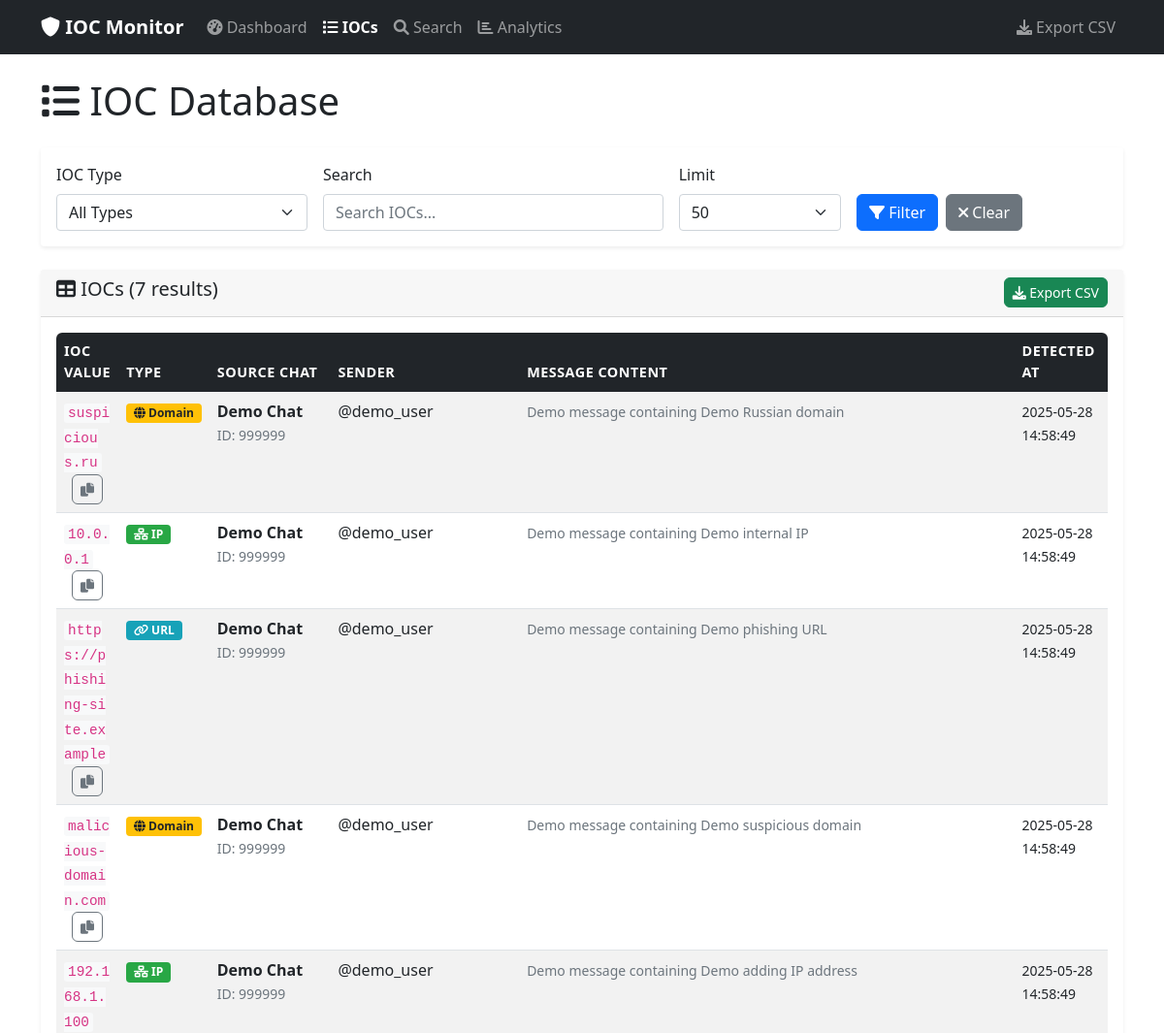
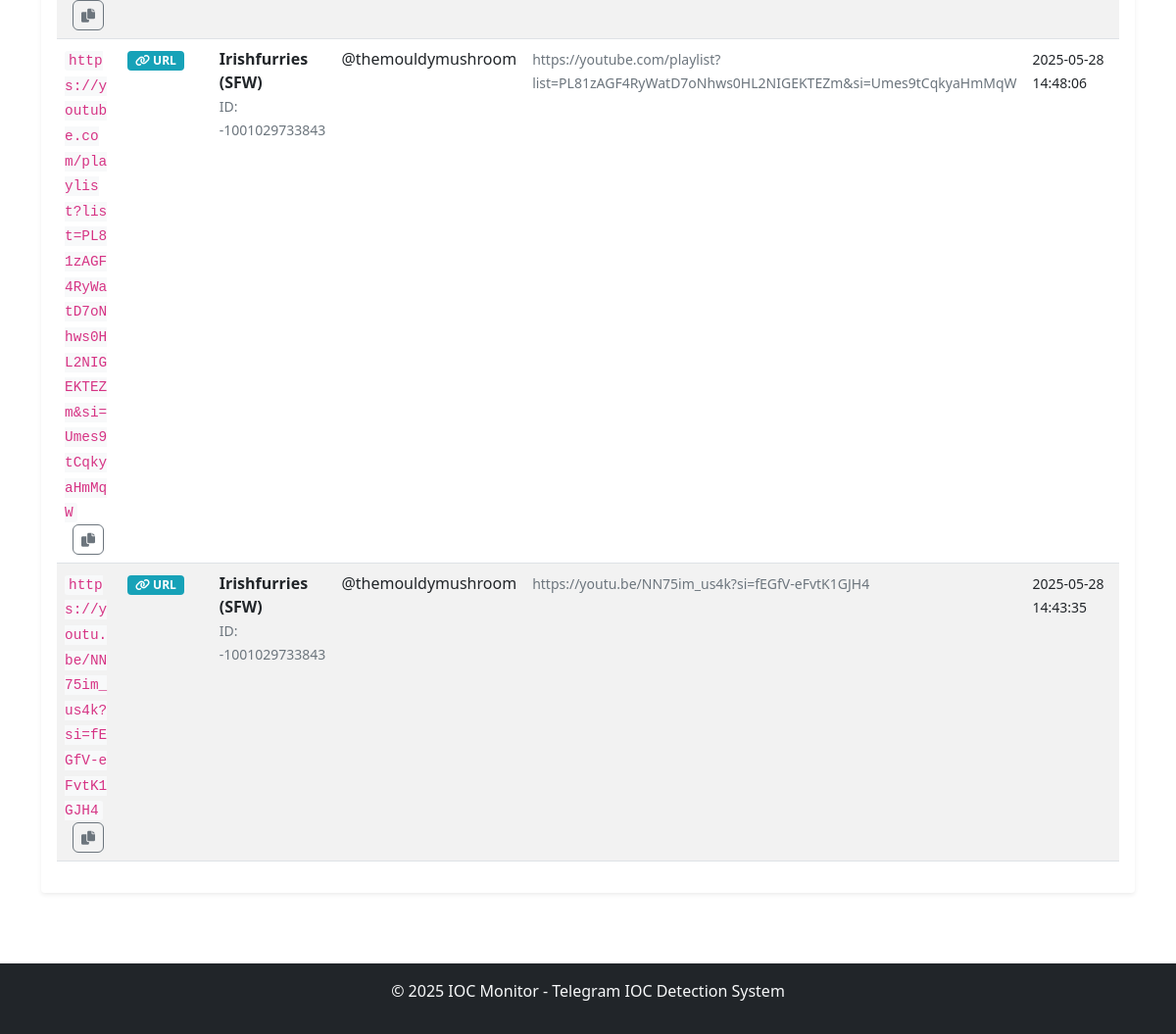
The page /iocs on the database its author committed (2 pictures, top to bottom).
### tables this page shows
CREATE TABLE iocs (
                    id INTEGER PRIMARY KEY AUTOINCREMENT,
                    ioc_value TEXT NOT NULL,
                    ioc_type TEXT NOT NULL,
                    source_chat_id INTEGER,
                    source_chat_title TEXT,
                    source_message_id INTEGER,
                    message_content TEXT,
                    sender_id INTEGER,
                    sender_username TEXT,
                    detected_at TIMESTAMP DEFAULT CURRENT_TIMESTAMP,
                    UNIQUE(ioc_value, ioc_type, source_message_id)
                );

### web_gui.py (the view)
@app.route('/iocs')
def list_iocs():
    page = request.args.get('page', 1, type=int)
    ioc_type = request.args.get('type', '')
    search_term = request.args.get('search', '')
    limit = request.args.get('limit', 50, type=int)
    if search_term:
        iocs = db.search_ioc(search_term)
    else:
        iocs = db.get_iocs(ioc_type=ioc_type if ioc_type else None, limit=limit)
    for ioc in iocs:
        try:
            ioc['detected_at'] = datetime.fromisoformat(ioc['detected_at']).strftime('%Y-%m-%d %H:%M:%S')
        except:
            pass
    return render_template('iocs.html', iocs=iocs, current_type=ioc_type,
                         current_search=search_term, current_limit=limit)

### web_gui.py (called while the page is built)
@app.template_filter('truncate_text')
def truncate_text_filter(text, length=50):
    if not text:
        return ''
    if len(text) <= length:
        return text
    return text[:length] + '...'

### templates/iocs.html (shortened to what this page needs)
{% extends "base.html" %}
{% block content %}
<div class="row">
    <div class="col-12">
        <h1 class="mb-4"><i class="fas fa-list"></i> IOC Database</h1>
    </div>
</div>
<div class="row mb-4">
    <div class="col-12">
        <div class="card">
            <div class="card-body">
                <form method="GET" class="row g-3">
                    <div class="col-md-3">
                        <label for="type" class="form-label">IOC Type</label>
                        <select class="form-select" id="type" name="type">
                            <option value="">All Types</option>
                        </select>
                    </div>
                    <div class="col-md-4">
                        <label for="search" class="form-label">Search</label>
                        <input type="text" class="form-control" id="search" name="search"
                               placeholder="Search IOCs..." value="{{ current_search }}">
                    </div>
                    <div class="col-md-2">
                        <label for="limit" class="form-label">Limit</label>
                        <select class="form-select" id="limit" name="limit">
                            <option value="50" {{ 'selected' if current_limit == 50 }}>50</option>
                        </select>
                    </div>
                    <div class="col-md-3">
                        <label class="form-label">&nbsp;</label>
                        <div class="d-grid gap-2 d-md-flex">
                            <button type="submit" class="btn btn-primary">
                                <i class="fas fa-filter"></i> Filter
                            </button>
                            <a href="{{ url_for('list_iocs') }}" class="btn btn-secondary">
                                <i class="fas fa-times"></i> Clear
                            </a>
                        </div>
                    </div>
                </form>
            </div>
        </div>
    </div>
</div>
<div class="row">
    <div class="col-12">
        <div class="card">
            <div class="card-header d-flex justify-content-between">
                <h5><i class="fas fa-table"></i> IOCs ({{ iocs|length }} results)</h5>
                <div>
                    <a href="{{ url_for('export_csv') }}" class="btn btn-sm btn-success">
                        <i class="fas fa-download"></i> Export CSV
                    </a>
                </div>
            </div>
            <div class="card-body">
                {% if iocs %}
                    <div class="table-responsive">
                        <table class="table table-striped table-hover">
                            <thead class="table-dark">
                                <tr>
                                    <th>IOC Value</th>
                                    <th>Type</th>
                                    <th>Source Chat</th>
                                    <th>Sender</th>
                                    <th>Message Content</th>
                                    <th>Detected At</th>
                                    <th>Actions</th>
                                </tr>
                            </thead>
                            <tbody>
                                {% for ioc in iocs %}
                                <tr>
                                    <td>
                                        <code class="ioc-value">{{ ioc.ioc_value }}</code>
                                        <button class="btn btn-sm btn-outline-secondary ms-2"
                                                onclick="copyToClipboard('{{ ioc.ioc_value }}')"
                                                title="Copy to clipboard">
                                            <i class="fas fa-copy"></i>
                                        </button>
                                    </td>
                                    <td>
                                        {% if ioc.ioc_type == 'ip' %}
                                            <span class="badge bg-success"><i class="fas fa-network-wired"></i> IP</span>
                                        {% elif ioc.ioc_type == 'domain' %}
                                            <span class="badge bg-warning"><i class="fas fa-globe"></i> Domain</span>
                                        {% elif ioc.ioc_type == 'url' %}
                                            <span class="badge bg-info"><i class="fas fa-link"></i> URL</span>
                                        {% endif %}
                                    </td>
                                    <td>
                                        <strong>{{ ioc.source_chat_title or 'Unknown' }}</strong>
                                        {% if ioc.source_chat_id %}
                                            <br><small class="text-muted">ID: {{ ioc.source_chat_id }}</small>
                                        {% endif %}
                                    </td>
                                    <td>
                                        {% if ioc.sender_username %}
                                            @{{ ioc.sender_username }}
                                        {% elif ioc.sender_id %}
                                            ID: {{ ioc.sender_id }}
                                        {% else %}
                                            Unknown
                                        {% endif %}
                                    </td>
                                    <td>
                                        <small class="text-muted">
                                            {{ ioc.message_content|truncate_text(100) if ioc.message_content else 'N/A' }}
                                        </small>
                                    </td>
                                    <td>
                                        <small>{{ ioc.detected_at }}</small>
                                    </td>
                                    <td>
                                    </td>
                                </tr>
                                {% endfor %}
                            </tbody>
                        </table>
                    </div>
                {% endif %}
            </div>
        </div>
    </div>
</div>
{% endblock %}

### static/css/style.css (style rules this page uses)
.ioc-value { font-family: 'Courier New', monospace; font-size: 0.9em; background-color: #f8f9fa; padding: 2px 4px; border-radius: 3px; word-break: break-all; }
.card { border: none; box-shadow: 0 0.125rem 0.25rem rgba(0, 0, 0, 0.075); transition: box-shadow 0.15s ease-in-out; }
.table th { border-top: none; font-weight: 600; font-size: 0.9em; text-transform: uppercase; letter-spacing: 0.5px; }
.badge { font-size: 0.75em; }
.btn { border-radius: 0.375rem; }
.table-responsive { border-radius: 0.375rem; }
body { min-height: 100vh; display: flex; flex-direction: column; }
.badge.bg-success { background-color: #28a745 !important; }
.badge.bg-warning { background-color: #ffc107 !important; color: #212529 !important; }
.badge.bg-info { background-color: #17a2b8 !important; }

### rows shown on the page
iocs: ioc_value "suspicious.ru", ioc_type "domain" (drawn), source_chat_title "Demo Chat", source_chat_id "999999", sender_username "demo_user", message_content "Demo message containing Demo Russian domain", detected_at "2025-05-28 14:58:49"
iocs: ioc_value "10.0.0.1", ioc_type "ip" (drawn), source_chat_title "Demo Chat", source_chat_id "999999", sender_username "demo_user", message_content "Demo message containing Demo internal IP", detected_at "2025-05-28 14:58:49"
iocs: ioc_value "https://phishing-site.example", ioc_type "url" (drawn), source_chat_title "Demo Chat", source_chat_id "999999", sender_username "demo_user", message_content "Demo message containing Demo phishing URL", detected_at "2025-05-28 14:58:49"
iocs: ioc_value "malicious-domain.com", ioc_type "domain" (drawn), source_chat_title "Demo Chat", source_chat_id "999999", sender_username "demo_user", message_content "Demo message containing Demo suspicious domain", detected_at "2025-05-28 14:58:49"
iocs: ioc_value "192.168.1.100", ioc_type "ip" (drawn), source_chat_title "Demo Chat", source_chat_id "999999", sender_username "demo_user", message_content "Demo message containing Demo adding IP address", detected_at "2025-05-28 14:58:49"
iocs: ioc_value "https://youtube.com/playlist?list=PL81zAGF4RyWatD7oNhws0HL2NIGEKTEZm&si=Umes9tCqkyaHmMqW", ioc_type "url" (drawn), source_chat_title "Irishfurries (SFW)", source_chat_id "-1001029733843", sender_username "themouldymushroom", message_content "https://youtube.com/playlist?list=PL81zAGF4RyWatD7oNhws0HL2NIGEKTEZm&si=Umes9tCqkyaHmMqW", detected_at "2025-05-28 14:48:06"
iocs: ioc_value "https://youtu.be/NN75im_us4k?si=fEGfV-eFvtK1GJH4", ioc_type "url" (drawn), source_chat_title "Irishfurries (SFW)", source_chat_id "-1001029733843", sender_username "themouldymushroom", message_content "https://youtu.be/NN75im_us4k?si=fEGfV-eFvtK1GJH4", detected_at "2025-05-28 14:43:35"

### other values the page prints
{{ iocs|length }} "7"
